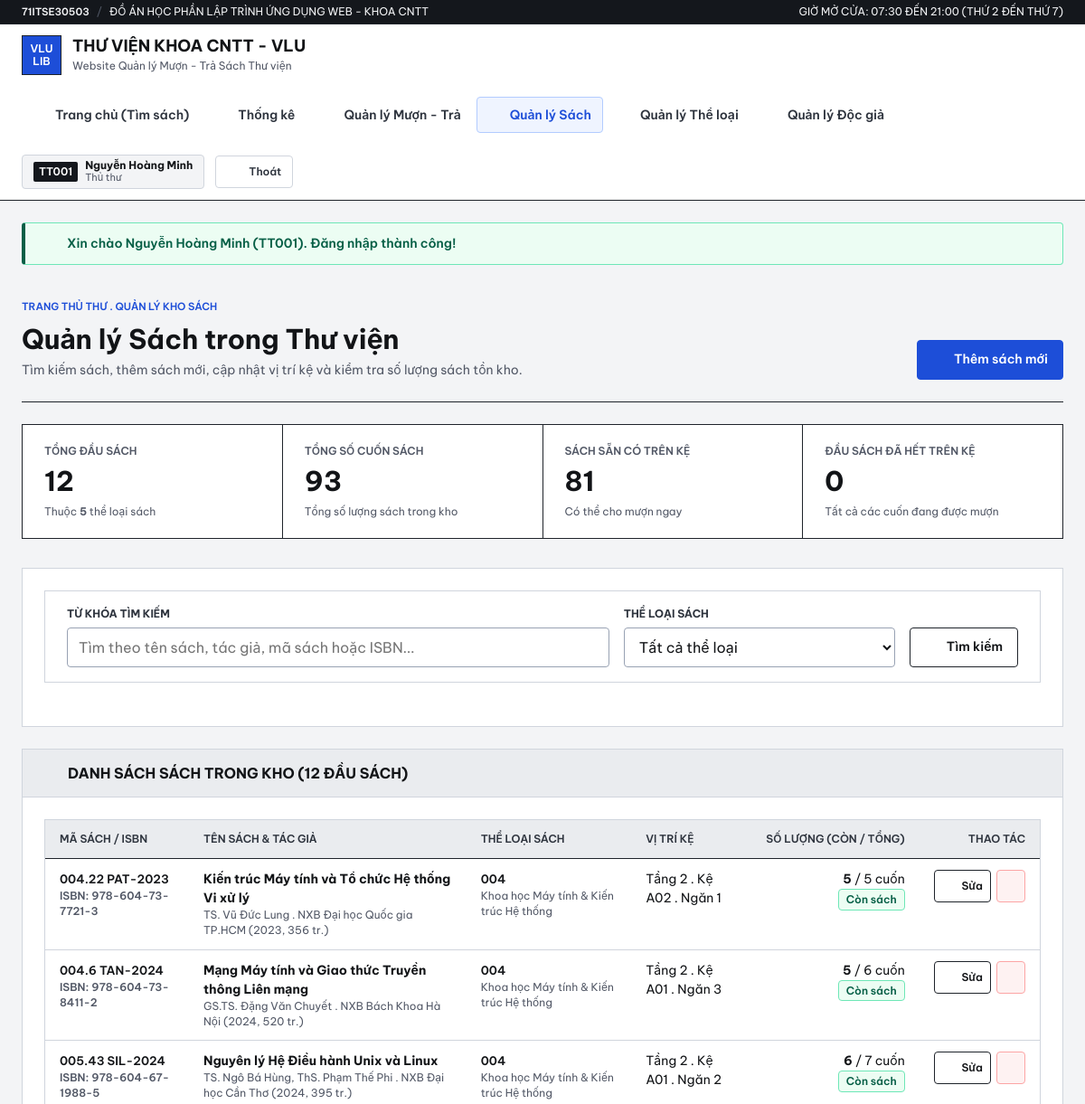
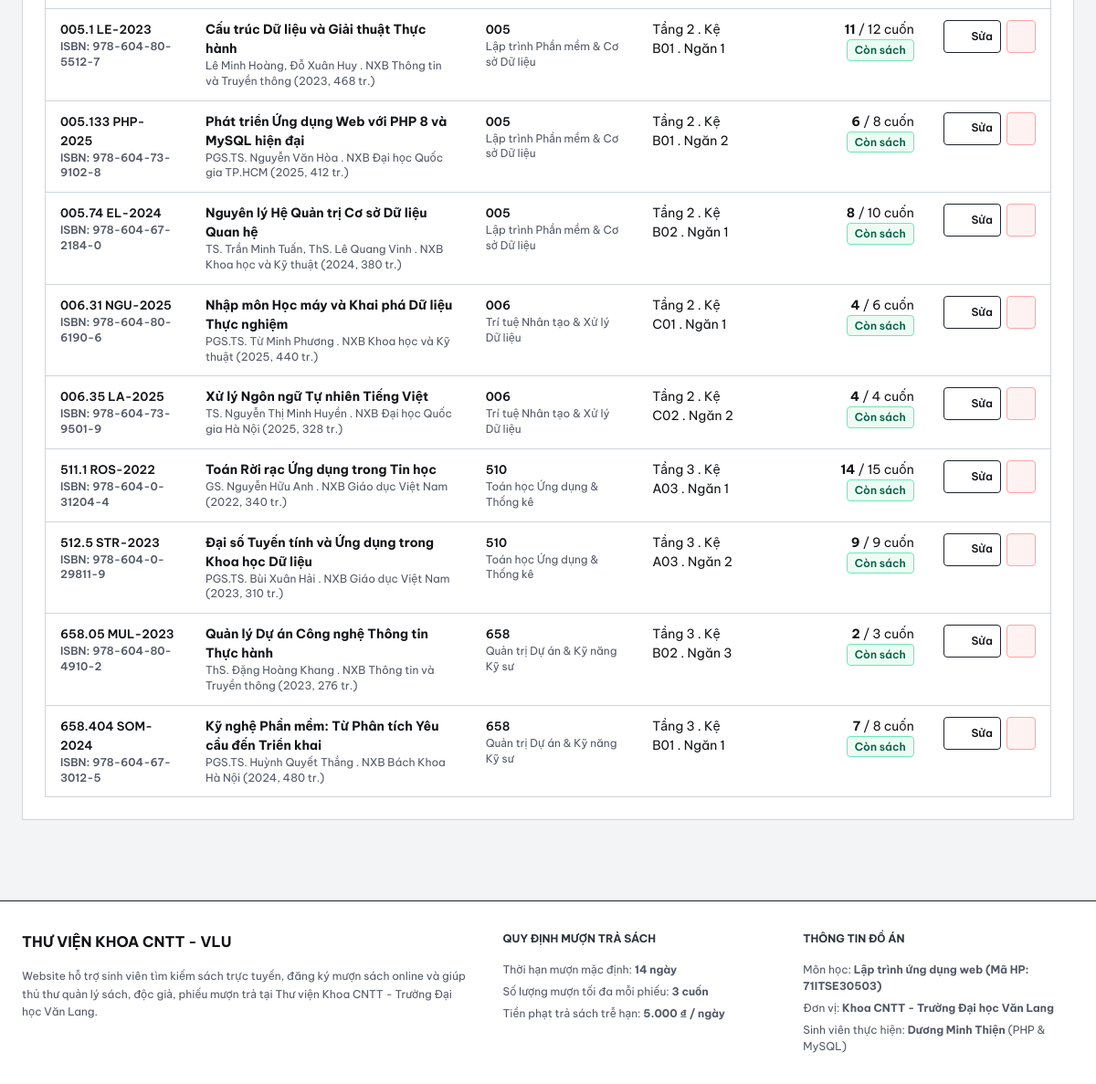
The page /librarian/books.php (signed in) on the database its author committed (2 pictures, top to bottom).
### tables this page shows
CREATE TABLE books (
    id INT AUTO_INCREMENT PRIMARY KEY,
    category_id INT NOT NULL,
    isbn VARCHAR(25) NOT NULL UNIQUE,
    call_number VARCHAR(30) NOT NULL UNIQUE,
    title VARCHAR(200) NOT NULL,
    author VARCHAR(150) NOT NULL,
    publisher VARCHAR(120) NOT NULL,
    publish_year SMALLINT NOT NULL,
    pages SMALLINT DEFAULT 250,
    shelf_location VARCHAR(60) NOT NULL,
    total_copies INT NOT NULL DEFAULT 1,
    available_copies INT NOT NULL DEFAULT 1,
    summary TEXT DEFAULT NULL,
    created_at DATETIME NOT NULL DEFAULT CURRENT_TIMESTAMP,
    CONSTRAINT fk_books_category FOREIGN KEY (category_id)
        REFERENCES categories(id) ON UPDATE CASCADE ON DELETE RESTRICT,
    INDEX idx_books_search (title, author, call_number)
);

CREATE TABLE categories (
    id INT AUTO_INCREMENT PRIMARY KEY,
    dewey_code VARCHAR(10) NOT NULL UNIQUE,
    name VARCHAR(100) NOT NULL,
    shelf_zone VARCHAR(50) NOT NULL,
    description TEXT DEFAULT NULL,
    created_at DATETIME NOT NULL DEFAULT CURRENT_TIMESTAMP
);

### includes/functions.php (called while the page is built, shortened)
<?php
require_once __DIR__ . '/icons.php';
function e($value)
{
    return htmlspecialchars((string)$value, ENT_QUOTES, 'UTF-8');
}
function baseUrl($path = '')
{
    $scriptDir = str_replace('\\', '/', dirname($_SERVER['SCRIPT_NAME'] ?? '/'));
    $root = preg_replace('#/librarian$#', '', rtrim($scriptDir, '/'));
    $cleanPath = ltrim($path, '/');
    return ($root === '' ? '' : $root) . '/' . $cleanPath;
}

### librarian/books.php (the view, shortened to what this page needs)
<?php
$pdo = getDB();
$categories = $pdo->query("
    SELECT id, dewey_code, name, shelf_zone
    FROM categories
    ORDER BY dewey_code ASC
")->fetchAll();
$searchQuery    = trim((string)($_GET['q'] ?? ''));
$whereClauses = [];
$params = [];
$whereSql = !empty($whereClauses) ? 'WHERE ' . implode(' AND ', $whereClauses) : '';
$stmtBooks = $pdo->prepare("
    SELECT b.*,
           c.dewey_code, c.name AS category_name,
           COALESCE((
               SELECT SUM(bi.quantity)
               FROM borrow_items bi
               INNER JOIN borrow_records br ON br.id = bi.borrow_id
               WHERE bi.book_id = b.id AND br.status IN ('borrowed', 'overdue')
           ), 0) AS active_borrowed
    FROM books b
    INNER JOIN categories c ON c.id = b.category_id
    {$whereSql}
    ORDER BY c.dewey_code ASC, b.call_number ASC
");
$stmtBooks->execute($params);
$books = $stmtBooks->fetchAll();
$kpiInventory = $pdo->query("
    SELECT COUNT(*) AS titles,
           COALESCE(SUM(total_copies), 0) AS total_copies,
           COALESCE(SUM(available_copies), 0) AS available_copies,
           COALESCE(SUM(CASE WHEN available_copies = 0 THEN 1 ELSE 0 END), 0) AS out_of_stock_titles
    FROM books
")->fetch();
require_once __DIR__ . '/../includes/header.php';
?>
<div class="container">
    <section class="page-header">
        <div>
            <div class="page-header-meta">
                <span class="mono-code">TRANG THỦ THƯ . QUẢN LÝ KHO SÁCH</span>
            </div>
            <h1 class="page-title">Quản lý Sách trong Thư viện</h1>
            <p class="page-subtitle">Tìm kiếm sách, thêm sách mới, cập nhật vị trí kệ và kiểm tra số lượng sách tồn kho.</p>
        </div>
        <div class="page-actions">
            <button type="button" class="btn btn-primary" data-modal-open="modal-create-book">
                <?= icon('plus', 16) ?>
                <span>Thêm sách mới</span>
            </button>
        </div>
    </section>
    <section class="kpi-strip" aria-label="Thống kê kho sách">
        <article class="kpi-cell">
            <span class="kpi-label">TỔNG ĐẦU SÁCH</span>
            <strong class="kpi-value mono-num"><?= (int)$kpiInventory['titles'] ?></strong>
            <span class="kpi-sub">Thuộc <strong class="mono-num"><?= count($categories) ?></strong> thể loại sách</span>
        </article>
        <article class="kpi-cell">
            <span class="kpi-label">TỔNG SỐ CUỐN SÁCH</span>
            <strong class="kpi-value mono-num"><?= (int)$kpiInventory['total_copies'] ?></strong>
            <span class="kpi-sub">Tổng số lượng sách trong kho</span>
        </article>
        <article class="kpi-cell">
            <span class="kpi-label">SÁCH SẴN CÓ TRÊN KỆ</span>
            <strong class="kpi-value mono-num"><?= (int)$kpiInventory['available_copies'] ?></strong>
            <span class="kpi-sub">Có thể cho mượn ngay</span>
        </article>
        <article class="kpi-cell">
            <span class="kpi-label">ĐẦU SÁCH ĐÃ HẾT TRÊN KỆ</span>
            <strong class="kpi-value mono-num"><?= (int)$kpiInventory['out_of_stock_titles'] ?></strong>
            <span class="kpi-sub">Tất cả các cuốn đang được mượn</span>
        </article>
    </section>
    <section class="panel" style="margin-bottom: 24px;">
        <div class="panel-body">
            <form method="get" action="<?= e(baseUrl('librarian/books.php')) ?>" class="filter-bar">
                <div class="form-group" style="flex: 2; min-width: 240px; margin-bottom: 0;">
                    <label for="q" class="form-label">Từ khóa tìm kiếm</label>
                    <input
                        type="search"
                        id="q"
                        name="q"
                        value="<?= e($searchQuery) ?>"
                        class="form-control"
                        placeholder="Tìm theo tên sách, tác giả, mã sách hoặc ISBN..."
                    >
                </div>
                <div class="form-group" style="flex: 1; min-width: 220px; margin-bottom: 0;">
                    <label for="category_id" class="form-label">Thể loại sách</label>
                    <select id="category_id" name="category_id" class="form-select">
                        <option value="0">Tất cả thể loại</option>
                    </select>
                </div>
                <div class="page-actions" style="align-self: flex-end;">
                    <button type="submit" class="btn btn-secondary">
                        <?= icon('search', 16) ?>
                        <span>Tìm kiếm</span>
                    </button>
                </div>
            </form>
        </div>
    </section>
    <section class="panel">
        <div class="panel-header">
            <h2 class="panel-title">
                <?= icon('book', 18) ?>
                <span>Danh sách Sách trong Kho (<?= count($books) ?> đầu sách)</span>
            </h2>
        </div>
        <div class="panel-body">
            <?php if (empty($books)): ?>
                <div class="empty-state">
                    <?= icon('book', 28) ?>
                    <p>Không tìm thấy cuốn sách nào phù hợp.</p>
                </div>
            <?php else: ?>
                <div class="table-responsive">
                    <table class="data-table">
                        <thead>
                            <tr>
                                <th>Mã sách / ISBN</th>
                                <th>Tên sách &amp; Tác giả</th>
                                <th>Thể loại sách</th>
                                <th>Vị trí kệ</th>
                                <th class="text-right">Số lượng (Còn / Tổng)</th>
                                <th class="text-right">Thao tác</th>
                            </tr>
                        </thead>
                        <tbody>
                            <?php foreach ($books as $b): ?>
                                <?php
                                $bookId = (int)$b['id'];
                                $avail  = (int)$b['available_copies'];
                                $total  = (int)$b['total_copies'];
                                ?>
                                <tr>
                                    <td>
                                        <strong class="mono-code"><?= e($b['call_number']) ?></strong>
                                        <div class="form-help mono-code">ISBN: <?= e($b['isbn']) ?></div>
                                    </td>
                                    <td>
                                        <strong><?= e($b['title']) ?></strong>
                                        <div class="form-help">
                                            <?= e($b['author']) ?> . <?= e($b['publisher']) ?> (<span class="mono-num"><?= (int)$b['publish_year'] ?></span>, <span class="mono-num"><?= (int)$b['pages'] ?></span> tr.)
                                        </div>
                                    </td>
                                    <td>
                                        <span class="mono-code"><?= e($b['dewey_code']) ?></span>
                                        <div class="form-help"><?= e($b['category_name']) ?></div>
                                    </td>
                                    <td>
                                        <span><?= e($b['shelf_location']) ?></span>
                                    </td>
                                    <td class="text-right">
                                        <div class="mono-num">
                                            <strong><?= $avail ?></strong> / <?= $total ?> cuốn
                                        </div>
                                        <?php if ($avail > 0): ?>
                                            <span class="status-badge badge-active">Còn sách</span>
                                        <?php else: ?>
                                            <span class="status-badge badge-locked">Tạm hết</span>
                                        <?php endif; ?>
                                    </td>
                                    <td class="text-right">
                                        <div style="display: inline-flex; gap: 6px; justify-content: flex-end;">
                                            <a
                                                href="<?= e(baseUrl('librarian/books.php?edit=' . $bookId)) ?>"
                                                class="btn btn-secondary btn-sm"
                                                title="Sửa thông tin sách"
                                            >
                                                <?= icon('edit', 14) ?>
                                                <span>Sửa</span>
                                            </a>
                                            <form
                                                method="post"
                                                action="<?= e(baseUrl('librarian/books.php')) ?>"
                                                style="display: inline;"
                                                onsubmit="return confirm('Bạn có chắc muốn xóa sách này khỏi kho?');"
                                            >
                                                <button type="submit" class="btn btn-danger btn-sm" title="Xóa sách">
                                                    <?= icon('trash', 14) ?>
                                                </button>
                                            </form>
                                        </div>
                                    </td>
                                </tr>
                            <?php endforeach; ?>
                        </tbody>
                    </table>
                </div>
            <?php endif; ?>
        </div>
    </section>
</div>
<?php require_once __DIR__ . '/../includes/footer.php'; ?>

### includes/icons.php (shortened to what this page needs)
<?php
function icon($name, $size = 18, $class = '')
{
    $cls = trim('svg-icon ' . $class);
    $attrs = sprintf(
        'width="%d" height="%d" viewBox="0 0 24 24" fill="none" stroke="currentColor" stroke-width="1.5" stroke-linecap="round" stroke-linejoin="round" class="%s" aria-hidden="true"',
        (int)$size,
        (int)$size,
        htmlspecialchars($cls)
    );
    $inner = $paths[$name] ?? $paths['book'];
    return sprintf('<svg %s>%s</svg>', $attrs, $inner);
}

### assets/css/tokens.css (style rules this page uses)
:root { --bg-paper: #F3F4F6; --bg-card: #FFFFFF; --bg-subtle: #EAECEF; --bg-invert: #14171C; --text-ink: #121417; --text-secondary: #2E343E; --text-muted: #525866; --text-on-accent: #FFFFFF; --border-rule: #D0D5DD; --border-mid: #98A2B3; --border-strong: #1E232A; --accent-stamp: #1D4ED8; --accent-stamp-hover: #1E40AF; --accent-stamp-soft: #EFF4FF; --accent-stamp-border: #B2CCFF; --status-pending-bg: #FEF6EE; --status-pending-fg: #9A3412; --status-pending-border: #FDBA74; --status-borrowed-bg: #EFF4FF; --status-borrowed-fg: #1E40AF; --status-borrowed-border: #93C5FD; --status-overdue-bg: #FEF2F2; --status-overdue-fg: #B91C1C; --status-overdue-border: #FCA5A5; --status-returned-bg: #ECFDF3; --status-returned-fg: #065F46; --status-returned-border: #6EE7B7; --status-rejected-bg: #F2F4F7; --status-rejected-fg: #344054; --status-rejected-border: #D0D5DD; --font-display: 'Be Vietnam Pro', -apple-system, BlinkMacSystemFont, 'Segoe UI', Roboto, sans-serif; --font-sans: 'Be Vietnam Pro', -apple-system, BlinkMacSystemFont, 'Segoe UI', Roboto, sans-serif; --font-mono: 'Be Vietnam Pro', -apple-system, BlinkMacSystemFont, 'Segoe UI', Roboto, sans-serif; --text-xs: 0.75rem; --text-sm: 0.875rem; --text-base: 1rem; --text-lg: 1.125rem; --text-xl: 1.25rem; --text-2xl: 1.5rem; --text-3xl: 1.875rem; --text-4xl: 2.25rem; --space-1: 4px; --space-2: 8px; --space-3: 12px; --space-4: 16px; --space-5: 20px; --space-6: 24px; --space-8: 32px; --space-12: 48px; --space-16: 64px; --radius-none: 0px; --radius-sm: 4px; --radius-md: 6px; --ease-out-quart: ease-out; --ease-out-expo: ease-out; --duration-fast: 150ms; --duration-normal: 200ms; --container-max: 1320px; }

### rows shown on the page
books: call_number "004.22 PAT-2023", isbn "978-604-73-7721-3", title "Kiến trúc Máy tính và Tổ chức Hệ thống Vi xử lý", author "TS. Vũ Đức Lung", publisher "NXB Đại học Quốc gia TP.HCM", publish_year "2023", pages "356", category.dewey_code "004", category.name "Khoa học Máy tính & Kiến trúc Hệ thống", shelf_location "Tầng 2 . Kệ A02 . Ngăn 1", available_copies "5", total_copies "5", shows "Còn sách"
books: call_number "004.6 TAN-2024", isbn "978-604-73-8411-2", title "Mạng Máy tính và Giao thức Truyền thông Liên mạng", author "GS.TS. Đặng Văn Chuyết", publisher "NXB Bách Khoa Hà Nội", publish_year "2024", pages "520", category.dewey_code "004", category.name "Khoa học Máy tính & Kiến trúc Hệ thống", shelf_location "Tầng 2 . Kệ A01 . Ngăn 3", available_copies "5", total_copies "6", shows "Còn sách"
books: call_number "005.43 SIL-2024", isbn "978-604-67-1988-5", title "Nguyên lý Hệ Điều hành Unix và Linux", author "TS. Ngô Bá Hùng, ThS. Phạm Thế Phi", publisher "NXB Đại học Cần Thơ", publish_year "2024", pages "395", category.dewey_code "004", category.name "Khoa học Máy tính & Kiến trúc Hệ thống", shelf_location "Tầng 2 . Kệ A01 . Ngăn 2", available_copies "6", total_copies "7", shows "Còn sách"
books: call_number "005.1 LE-2023", isbn "978-604-80-5512-7", title "Cấu trúc Dữ liệu và Giải thuật Thực hành", author "Lê Minh Hoàng, Đỗ Xuân Huy", publisher "NXB Thông tin và Truyền thông", publish_year "2023", pages "468", category.dewey_code "005", category.name "Lập trình Phần mềm & Cơ sở Dữ liệu", shelf_location "Tầng 2 . Kệ B01 . Ngăn 1", available_copies "11", total_copies "12", shows "Còn sách"
books: call_number "005.133 PHP-2025", isbn "978-604-73-9102-8", title "Phát triển Ứng dụng Web với PHP 8 và MySQL hiện đại", author "PGS.TS. Nguyễn Văn Hòa", publisher "NXB Đại học Quốc gia TP.HCM", publish_year "2025", pages "412", category.dewey_code "005", category.name "Lập trình Phần mềm & Cơ sở Dữ liệu", shelf_location "Tầng 2 . Kệ B01 . Ngăn 2", available_copies "6", total_copies "8", shows "Còn sách"
books: call_number "005.74 EL-2024", isbn "978-604-67-2184-0", title "Nguyên lý Hệ Quản trị Cơ sở Dữ liệu Quan hệ", author "TS. Trần Minh Tuấn, ThS. Lê Quang Vinh", publisher "NXB Khoa học và Kỹ thuật", publish_year "2024", pages "380", category.dewey_code "005", category.name "Lập trình Phần mềm & Cơ sở Dữ liệu", shelf_location "Tầng 2 . Kệ B02 . Ngăn 1", available_copies "8", total_copies "10", shows "Còn sách"
books: call_number "006.31 NGU-2025", isbn "978-604-80-6190-6", title "Nhập môn Học máy và Khai phá Dữ liệu Thực nghiệm", author "PGS.TS. Từ Minh Phương", publisher "NXB Khoa học và Kỹ thuật", publish_year "2025", pages "440", category.dewey_code "006", category.name "Trí tuệ Nhân tạo & Xử lý Dữ liệu", shelf_location "Tầng 2 . Kệ C01 . Ngăn 1", available_copies "4", total_copies "6", shows "Còn sách"
books: call_number "006.35 LA-2025", isbn "978-604-73-9501-9", title "Xử lý Ngôn ngữ Tự nhiên Tiếng Việt", author "TS. Nguyễn Thị Minh Huyền", publisher "NXB Đại học Quốc gia Hà Nội", publish_year "2025", pages "328", category.dewey_code "006", category.name "Trí tuệ Nhân tạo & Xử lý Dữ liệu", shelf_location "Tầng 2 . Kệ C02 . Ngăn 2", available_copies "4", total_copies "4", shows "Còn sách"
books: call_number "511.1 ROS-2022", isbn "978-604-0-31204-4", title "Toán Rời rạc Ứng dụng trong Tin học", author "GS. Nguyễn Hữu Anh", publisher "NXB Giáo dục Việt Nam", publish_year "2022", pages "340", category.dewey_code "510", category.name "Toán học Ứng dụng & Thống kê", shelf_location "Tầng 3 . Kệ A03 . Ngăn 1", available_copies "14", total_copies "15", shows "Còn sách"
books: call_number "512.5 STR-2023", isbn "978-604-0-29811-9", title "Đại số Tuyến tính và Ứng dụng trong Khoa học Dữ liệu", author "PGS.TS. Bùi Xuân Hải", publisher "NXB Giáo dục Việt Nam", publish_year "2023", pages "310", category.dewey_code "510", category.name "Toán học Ứng dụng & Thống kê", shelf_location "Tầng 3 . Kệ A03 . Ngăn 2", available_copies "9", total_copies "9", shows "Còn sách"
books: call_number "658.05 MUL-2023", isbn "978-604-80-4910-2", title "Quản lý Dự án Công nghệ Thông tin Thực hành", author "ThS. Đặng Hoàng Khang", publisher "NXB Thông tin và Truyền thông", publish_year "2023", pages "276", category.dewey_code "658", category.name "Quản trị Dự án & Kỹ năng Kỹ sư", shelf_location "Tầng 3 . Kệ B02 . Ngăn 3", available_copies "2", total_copies "3", shows "Còn sách"
books: call_number "658.404 SOM-2024", isbn "978-604-67-3012-5", title "Kỹ nghệ Phần mềm: Từ Phân tích Yêu cầu đến Triển khai", author "PGS.TS. Huỳnh Quyết Thắng", publisher "NXB Bách Khoa Hà Nội", publish_year "2024", pages "480", category.dewey_code "658", category.name "Quản trị Dự án & Kỹ năng Kỹ sư", shelf_location "Tầng 3 . Kệ B01 . Ngăn 1", available_copies "7", total_copies "8", shows "Còn sách"

### other values the page prints
APP_CODE "71ITSE30503"
APP_NAME "THƯ VIỆN KHOA CNTT - VLU"
APP_SUBTITLE "Website Quản lý Mượn - Trả Sách Thư viện"
$user['member_code'] "TT001"
$user['full_name'] "Nguyễn Hoàng Minh"
$flash['message'] "Xin chào Nguyễn Hoàng Minh (TT001). Đăng nhập thành công!"
$kpiInventory['titles'] "12"
count($categories) "5"
$kpiInventory['total_copies'] "93"
$kpiInventory['available_copies'] "81"
$kpiInventory['out_of_stock_titles'] "0"
count($books) "12"
DEFAULT_BORROW_DAYS "14"
MAX_BOOKS_PER_LOAN "3"
formatVND(FINE_PER_DAY_VND) "5.000 ₫"
